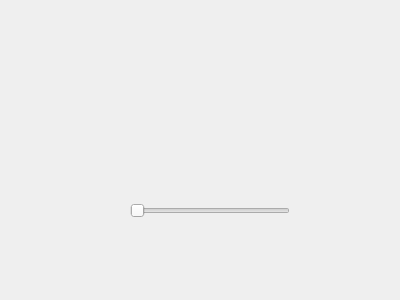
<?xml version="1.0" encoding="UTF-8"?>
<ui version="4.0">
 <class>DrawEllipses</class>
 <widget class="QWidget" name="DrawEllipses">
  <property name="geometry">
   <rect>
    <x>0</x>
    <y>0</y>
    <width>400</width>
    <height>300</height>
   </rect>
  </property>
  <property name="windowTitle">
   <string>Form</string>
  </property>
  <widget class="QSlider" name="horizontalSlider">
   <property name="geometry">
    <rect>
     <x>130</x>
     <y>200</y>
     <width>160</width>
     <height>22</height>
    </rect>
   </property>
   <property name="orientation">
    <enum>Qt::Horizontal</enum>
   </property>
  </widget>
 </widget>
 <resources/>
 <connections/>
</ui>
